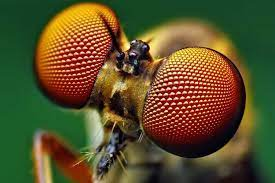
#> input picture code/media/image2.jpg, 275 x 183 px
$ python test_estmd.py
#> lines starting #> are read from the running program, lines starting #| are printed output that depends on the picture
import cv2
import estmd

# import an image
img = cv2.imread("media/image2.jpg")
#> img is the input picture: shape (183, 275, 3); mean B, G, R 43, 80.2, 89.5

""" ======================= IMAGE PROCESSING ============================ """

# Apply gray scyle
gray_img = cv2.cvtColor(img, cv2.COLOR_BGR2GRAY)
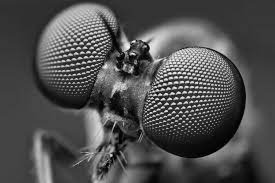
#> gray_img: shape (183, 275); min 0, max 253, mean 78.8

# use
#> (the run stopped early here; a loop or call above may not have finished)
